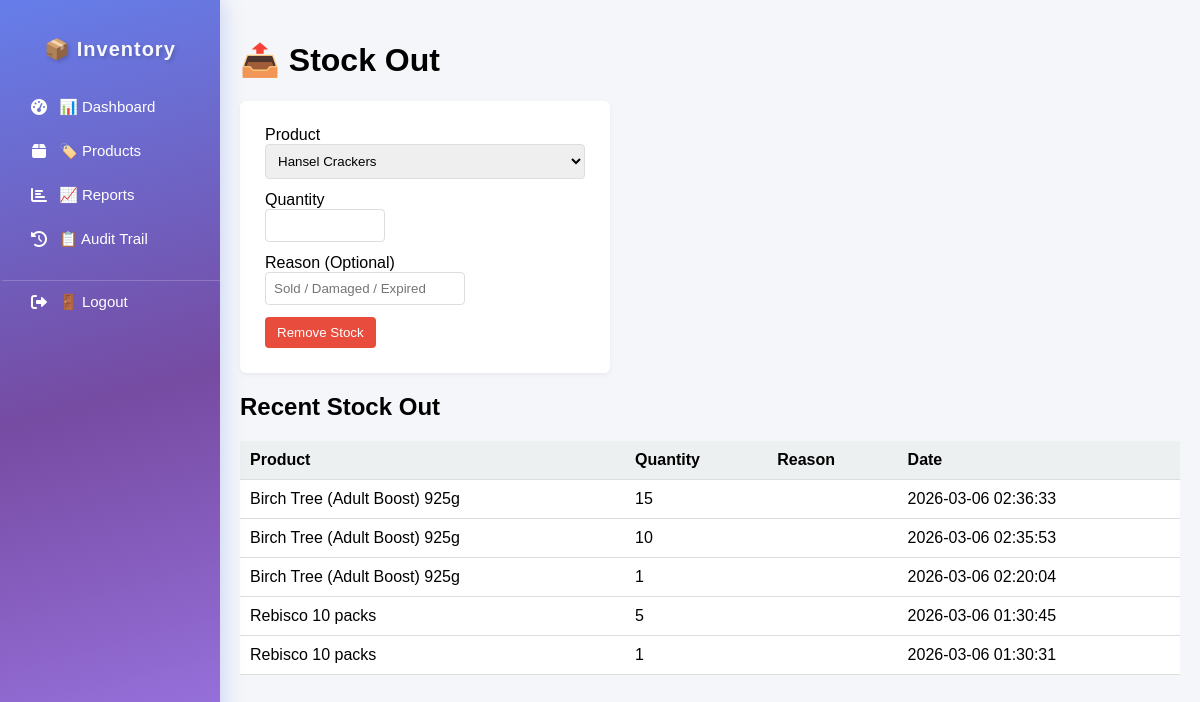
/stock_out.php?product_id=11, run on the app's committed database.
### tables this page shows
CREATE TABLE `stock_movements` (
  `id` int(11) NOT NULL,
  `product_id` int(11) NOT NULL,
  `staff_id` int(11) DEFAULT NULL,
  `supplier_id` int(11) DEFAULT NULL,
  `type` enum('IN','OUT') NOT NULL,
  `quantity` int(11) NOT NULL CHECK (`quantity` > 0),
  `note` varchar(255) DEFAULT NULL,
  `reason` varchar(255) DEFAULT NULL,
  `expiry_date` date DEFAULT NULL,
  `created_at` timestamp NOT NULL DEFAULT current_timestamp()
);

CREATE TABLE `products` (
  `id` int(11) NOT NULL,
  `name` varchar(255) NOT NULL,
  `category_id` int(11) NOT NULL,
  `unit` varchar(50) NOT NULL,
  `min_stock` int(11) DEFAULT 0,
  `created_at` timestamp NOT NULL DEFAULT current_timestamp(),
  `is_active` tinyint(1) DEFAULT 1,
  `expiry_date` date DEFAULT NULL,
  `has_expiry` tinyint(1) DEFAULT 1,
  `image_path` varchar(255) DEFAULT NULL
);

### public/stock_out.php (the view, shortened to what this page needs)
<?php
$db = Database::connect();
$selectedProduct = $_GET['product_id'] ?? '';
$stmt = $db->query("SELECT id, name FROM products ORDER BY name ASC");
$products = $stmt->fetchAll(PDO::FETCH_ASSOC);
$stmt2 = $db->query("
    SELECT sm.*, p.name AS product_name
    FROM stock_movements sm
    JOIN products p ON sm.product_id = p.id
    WHERE sm.type = 'OUT'
    ORDER BY sm.created_at DESC
    LIMIT 5
");
$recent = $stmt2->fetchAll(PDO::FETCH_ASSOC);
?>
<!DOCTYPE html>
<html>
<head>
<link rel="stylesheet" href="assets/css/style.css">
</head>
<body>
<div class="container">
<?php include 'includes/sidebar.php'; ?>
<div class="main">
<h1>📤 Stock Out</h1>
<div class="card">
<form action="../api/remove_stock.php" method="POST">
<label>Product</label>
<select name="product_id" required>
<?php foreach($products as $p): ?>
<option value="<?= $p['id'] ?>"
<?= $selectedProduct == $p['id'] ? 'selected' : '' ?>>
<?= htmlspecialchars($p['name']) ?>
</option>
<?php endforeach; ?>
</select>
<label>Quantity</label>
<input
    type="number"
    name="quantity"
    class="quantity-input"
    required
    min="1"
    max="999"
    inputmode="numeric"
    pattern="[0-9]*"
>
<label>Reason (Optional)</label>
<input
    type="text"
    name="reason"
    class="reason-input"
    placeholder="Sold / Damaged / Expired"
>
<button type="submit" style="display:block;margin-top:10px;">
Remove Stock
</button>
</form>
</div>
<h2>Recent Stock Out</h2>
<table>
<thead>
<tr>
<th>Product</th>
<th>Quantity</th>
<th>Reason</th>
<th>Date</th>
</tr>
</thead>
<tbody>
<?php if(count($recent) > 0): ?>
<?php foreach($recent as $r): ?>
<tr>
<td><?= htmlspecialchars($r['product_name']) ?></td>
<td><?= $r['quantity'] ?></td>
<td><?= htmlspecialchars($r['reason'] ?? '') ?></td>
<td><?= $r['created_at'] ?></td>
</tr>
<?php endforeach; ?>
<?php else: ?>
<tr>
<td colspan="4">No stock-out records yet.</td>
</tr>
<?php endif; ?>
</tbody>
</table>
</div>
</div>
</body>
</html>

### public/assets/css/style.css (style rules this page uses)
* { box-sizing: border-box; }
body { margin: 0; font-family: Arial, sans-serif; background: #f2f4f8; }
.container { display: flex; min-height: 100vh; }
.main { flex: 1; padding: 30px; background: #f2f4f8; }
.card { background: white; padding: 22px; border-radius: 14px; box-shadow: 0 8px 20px rgba(0,0,0,0.06); transition: 0.2s ease; }
table { width: 100%; border-collapse: collapse; }
th, td { padding: 10px; border-bottom: 1px solid #eee; }
th { background: #f4f6f9; text-align: left; }

### public/stock_out.php (style rules this page uses)
body { margin: 0; font-family: Arial; background: #f4f6f9; }
.container { display: flex; min-height: 100vh; }
.main { flex: 1; padding: 20px; background: #f4f6f9; }
.card { background: white; padding: 25px; border-radius: 6px; margin-bottom: 20px; box-shadow: 0 2px 5px rgba(0,0,0,0.05); max-width: 370px; }
input, select { display: block; width: 100%; padding: 8px; margin-bottom: 12px; border-radius: 4px; border: 1px solid #ddd; }
.quantity-input { width: 120px; }
.reason-input { width: 200px; }
button { padding: 8px 12px; background: #e74c3c; color: white; border: none; border-radius: 4px; cursor: pointer; }
table { width: 100%; border-collapse: collapse; background: white; }
th, td { padding: 10px; border-bottom: 1px solid #ddd; }
th { background: #ecf0f1; }

### data on the page
stock_movements: product.name "Birch Tree (Adult Boost) 925g", quantity "15", created_at "2026-03-06 02:36:33"
stock_movements: product.name "Birch Tree (Adult Boost) 925g", quantity "10", created_at "2026-03-06 02:35:53"
stock_movements: product.name "Birch Tree (Adult Boost) 925g", quantity "1", created_at "2026-03-06 02:20:04"
stock_movements: product.name "Rebisco 10 packs", quantity "5", created_at "2026-03-06 01:30:45"
stock_movements: product.name "Rebisco 10 packs", quantity "1", created_at "2026-03-06 01:30:31"

### other printed values
form field product_id "Hansel Crackers"
